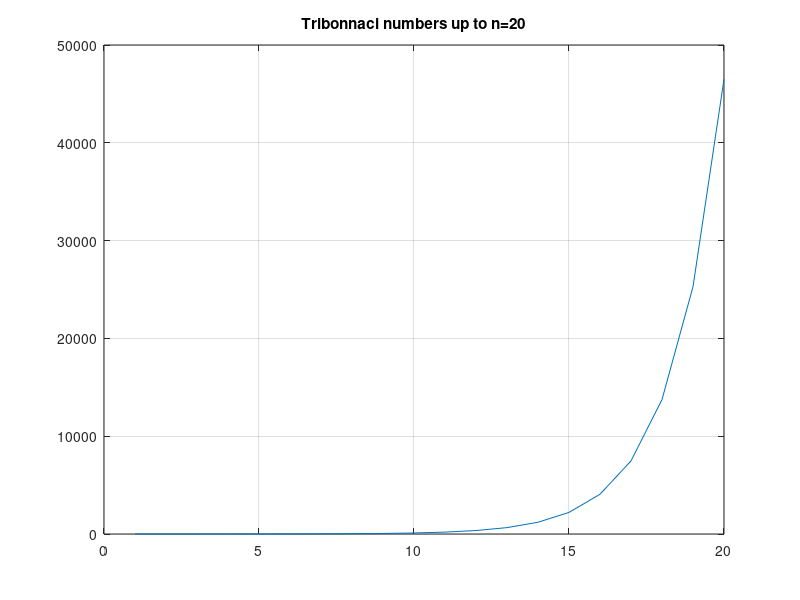

Reproduce this figure in MATLAB.
n = 20;  % The desired length of our Tribonacci vector
T = zeros(n,1);  % T is the vector meant to contain our Tribonacci numbers as they're calculated.
T(1) = 1;
T(2) = 1;
T(3) = 1;  % Our first three numbers in the T-vector
for k = 4:n  % Creates a for loop to iterate through numbers from 4 to 20 and add the three previous numbers.
    T(k) = T(k-1) + T(k-2) + T(k-3);  % Performs the calculations and adds the result to T
end
disp(T)
figure, plot(T), grid
title('Tribonnaci numbers up to n=20')
